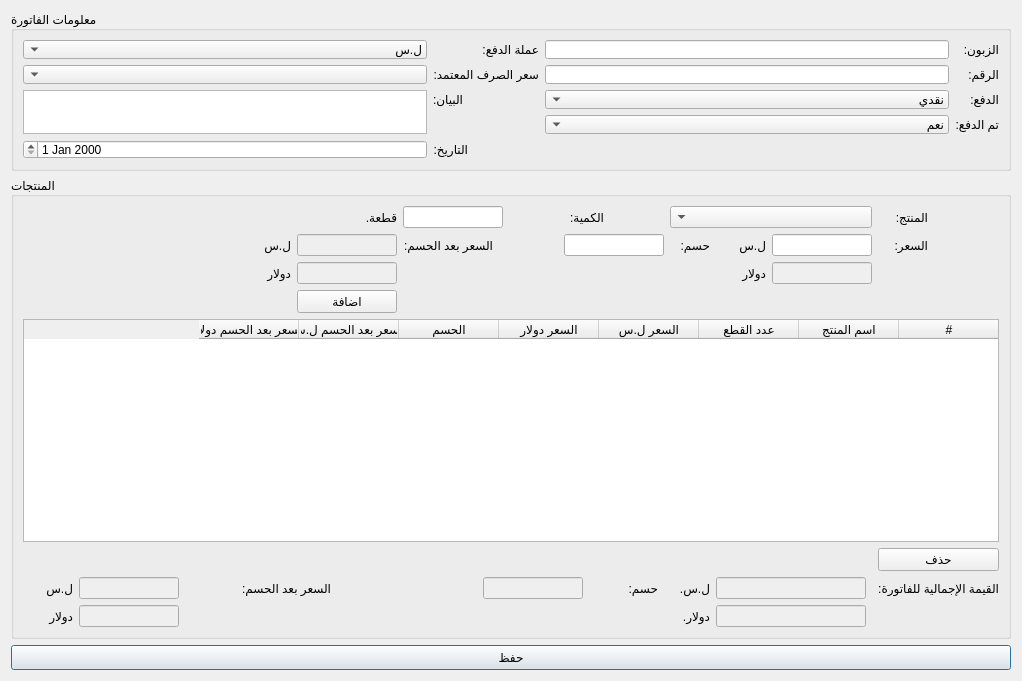
<?xml version="1.0" encoding="UTF-8"?>
<ui version="4.0">
 <class>NewDirectInvoice</class>
 <widget class="QDialog" name="NewDirectInvoice">
  <property name="geometry">
   <rect>
    <x>0</x>
    <y>0</y>
    <width>1022</width>
    <height>681</height>
   </rect>
  </property>
  <property name="windowTitle">
   <string>فاتورة بيع مباشر</string>
  </property>
  <property name="windowIcon">
   <iconset>
    <normaloff>graphics/icon.xpm</normaloff>graphics/icon.xpm</iconset>
  </property>
  <layout class="QGridLayout" name="gridLayout_3">
   <item row="2" column="0">
    <widget class="QPushButton" name="save_btn">
     <property name="minimumSize">
      <size>
       <width>0</width>
       <height>25</height>
      </size>
     </property>
     <property name="text">
      <string>حفظ</string>
     </property>
    </widget>
   </item>
   <item row="1" column="0">
    <widget class="QGroupBox" name="groupBox_2">
     <property name="title">
      <string>المنتجات</string>
     </property>
     <layout class="QGridLayout" name="gridLayout_4">
      <item row="7" column="1" colspan="2">
       <widget class="QLineEdit" name="result_after_discount_sp_input">
        <property name="enabled">
         <bool>false</bool>
        </property>
        <property name="sizePolicy">
         <sizepolicy hsizetype="Minimum" vsizetype="Fixed">
          <horstretch>0</horstretch>
          <verstretch>0</verstretch>
         </sizepolicy>
        </property>
        <property name="maximumSize">
         <size>
          <width>100</width>
          <height>16777215</height>
         </size>
        </property>
       </widget>
      </item>
      <item row="7" column="0">
       <widget class="QLabel" name="label_21">
        <property name="maximumSize">
         <size>
          <width>50</width>
          <height>16777215</height>
         </size>
        </property>
        <property name="text">
         <string>ل.س</string>
        </property>
       </widget>
      </item>
      <item row="1" column="12">
       <widget class="QLabel" name="label_13">
        <property name="maximumSize">
         <size>
          <width>50</width>
          <height>16777215</height>
         </size>
        </property>
        <property name="text">
         <string>السعر:</string>
        </property>
       </widget>
      </item>
      <item row="8" column="9">
       <widget class="QLabel" name="label_10">
        <property name="text">
         <string>دولار.</string>
        </property>
       </widget>
      </item>
      <item row="2" column="4">
       <widget class="QLineEdit" name="price_after_discount_usd_input">
        <property name="enabled">
         <bool>false</bool>
        </property>
        <property name="sizePolicy">
         <sizepolicy hsizetype="Minimum" vsizetype="Fixed">
          <horstretch>0</horstretch>
          <verstretch>0</verstretch>
         </sizepolicy>
        </property>
        <property name="maximumSize">
         <size>
          <width>100</width>
          <height>16777215</height>
         </size>
        </property>
       </widget>
      </item>
      <item row="8" column="1" colspan="2">
       <widget class="QLineEdit" name="result_after_discount_usd_input">
        <property name="enabled">
         <bool>false</bool>
        </property>
        <property name="sizePolicy">
         <sizepolicy hsizetype="Minimum" vsizetype="Fixed">
          <horstretch>0</horstretch>
          <verstretch>0</verstretch>
         </sizepolicy>
        </property>
        <property name="maximumSize">
         <size>
          <width>100</width>
          <height>16777215</height>
         </size>
        </property>
       </widget>
      </item>
      <item row="1" column="5" colspan="2">
       <widget class="QLabel" name="label_17">
        <property name="maximumSize">
         <size>
          <width>90</width>
          <height>16777215</height>
         </size>
        </property>
        <property name="text">
         <string>السعر بعد الحسم:</string>
        </property>
       </widget>
      </item>
      <item row="0" column="12">
       <widget class="QLabel" name="label_6">
        <property name="maximumSize">
         <size>
          <width>50</width>
          <height>16777215</height>
         </size>
        </property>
        <property name="text">
         <string>المنتج:</string>
        </property>
       </widget>
      </item>
      <item row="8" column="10" colspan="2">
       <widget class="QLineEdit" name="result_usd_input">
        <property name="enabled">
         <bool>false</bool>
        </property>
        <property name="maximumSize">
         <size>
          <width>150</width>
          <height>16777215</height>
         </size>
        </property>
       </widget>
      </item>
      <item row="7" column="6" colspan="2">
       <widget class="QLineEdit" name="result_discount_input">
        <property name="enabled">
         <bool>false</bool>
        </property>
        <property name="sizePolicy">
         <sizepolicy hsizetype="Minimum" vsizetype="Fixed">
          <horstretch>0</horstretch>
          <verstretch>0</verstretch>
         </sizepolicy>
        </property>
        <property name="maximumSize">
         <size>
          <width>100</width>
          <height>16777215</height>
         </size>
        </property>
       </widget>
      </item>
      <item row="1" column="9">
       <widget class="QLabel" name="label_16">
        <property name="maximumSize">
         <size>
          <width>40</width>
          <height>16777215</height>
         </size>
        </property>
        <property name="text">
         <string>حسم:</string>
        </property>
       </widget>
      </item>
      <item row="1" column="4">
       <widget class="QLineEdit" name="price_after_discount_sp_input">
        <property name="enabled">
         <bool>false</bool>
        </property>
        <property name="sizePolicy">
         <sizepolicy hsizetype="Minimum" vsizetype="Fixed">
          <horstretch>0</horstretch>
          <verstretch>0</verstretch>
         </sizepolicy>
        </property>
        <property name="maximumSize">
         <size>
          <width>100</width>
          <height>16777215</height>
         </size>
        </property>
       </widget>
      </item>
      <item row="0" column="7">
       <widget class="QLabel" name="label_7">
        <property name="maximumSize">
         <size>
          <width>40</width>
          <height>16777215</height>
         </size>
        </property>
        <property name="text">
         <string>الكمية:</string>
        </property>
       </widget>
      </item>
      <item row="7" column="12">
       <widget class="QLabel" name="label_8">
        <property name="text">
         <string>القيمة الإجمالية للفاتورة:</string>
        </property>
       </widget>
      </item>
      <item row="5" column="0" colspan="13">
       <widget class="QTableWidget" name="items_table">
        <property name="maximumSize">
         <size>
          <width>16777215</width>
          <height>500</height>
         </size>
        </property>
        <property name="layoutDirection">
         <enum>Qt::RightToLeft</enum>
        </property>
        <column>
         <property name="text">
          <string>#</string>
         </property>
         <property name="font">
          <font>
           <kerning>true</kerning>
          </font>
         </property>
        </column>
        <column>
         <property name="text">
          <string>اسم المنتج</string>
         </property>
        </column>
        <column>
         <property name="text">
          <string>عدد القطع</string>
         </property>
        </column>
        <column>
         <property name="text">
          <string>السعر ل.س</string>
         </property>
        </column>
        <column>
         <property name="text">
          <string>السعر دولار</string>
         </property>
        </column>
        <column>
         <property name="text">
          <string>الحسم</string>
         </property>
        </column>
        <column>
         <property name="text">
          <string>السعر بعد الحسم ل.س</string>
         </property>
        </column>
        <column>
         <property name="text">
          <string>السعر بعد الحسم دولار</string>
         </property>
        </column>
       </widget>
      </item>
      <item row="2" column="3">
       <widget class="QLabel" name="label_19">
        <property name="maximumSize">
         <size>
          <width>50</width>
          <height>16777215</height>
         </size>
        </property>
        <property name="text">
         <string>دولار</string>
        </property>
       </widget>
      </item>
      <item row="0" column="9" colspan="3">
       <widget class="QComboBox" name="products_combobox">
        <property name="sizePolicy">
         <sizepolicy hsizetype="Preferred" vsizetype="Fixed">
          <horstretch>0</horstretch>
          <verstretch>0</verstretch>
         </sizepolicy>
        </property>
        <property name="minimumSize">
         <size>
          <width>200</width>
          <height>0</height>
         </size>
        </property>
        <property name="layoutDirection">
         <enum>Qt::RightToLeft</enum>
        </property>
       </widget>
      </item>
      <item row="7" column="8">
       <widget class="QLabel" name="label_23">
        <property name="maximumSize">
         <size>
          <width>40</width>
          <height>16777215</height>
         </size>
        </property>
        <property name="text">
         <string>حسم:</string>
        </property>
       </widget>
      </item>
      <item row="7" column="9">
       <widget class="QLabel" name="label_9">
        <property name="text">
         <string>ل.س.</string>
        </property>
       </widget>
      </item>
      <item row="1" column="10">
       <widget class="QLabel" name="label_14">
        <property name="maximumSize">
         <size>
          <width>50</width>
          <height>16777215</height>
         </size>
        </property>
        <property name="text">
         <string>ل.س</string>
        </property>
       </widget>
      </item>
      <item row="1" column="3">
       <widget class="QLabel" name="label_18">
        <property name="maximumSize">
         <size>
          <width>50</width>
          <height>16777215</height>
         </size>
        </property>
        <property name="text">
         <string>ل.س</string>
        </property>
       </widget>
      </item>
      <item row="1" column="11">
       <widget class="QLineEdit" name="price_sp_input">
        <property name="sizePolicy">
         <sizepolicy hsizetype="Minimum" vsizetype="Fixed">
          <horstretch>0</horstretch>
          <verstretch>0</verstretch>
         </sizepolicy>
        </property>
        <property name="maximumSize">
         <size>
          <width>100</width>
          <height>16777215</height>
         </size>
        </property>
       </widget>
      </item>
      <item row="8" column="0">
       <widget class="QLabel" name="label_22">
        <property name="maximumSize">
         <size>
          <width>50</width>
          <height>16777215</height>
         </size>
        </property>
        <property name="text">
         <string>دولار</string>
        </property>
       </widget>
      </item>
      <item row="7" column="10" colspan="2">
       <widget class="QLineEdit" name="result_sp_input">
        <property name="enabled">
         <bool>false</bool>
        </property>
        <property name="maximumSize">
         <size>
          <width>150</width>
          <height>16777215</height>
         </size>
        </property>
       </widget>
      </item>
      <item row="7" column="3" colspan="3">
       <widget class="QLabel" name="label_20">
        <property name="maximumSize">
         <size>
          <width>90</width>
          <height>16777215</height>
         </size>
        </property>
        <property name="text">
         <string>السعر بعد الحسم:</string>
        </property>
       </widget>
      </item>
      <item row="1" column="7" colspan="2">
       <widget class="QLineEdit" name="discount_input">
        <property name="sizePolicy">
         <sizepolicy hsizetype="Minimum" vsizetype="Fixed">
          <horstretch>0</horstretch>
          <verstretch>0</verstretch>
         </sizepolicy>
        </property>
        <property name="maximumSize">
         <size>
          <width>100</width>
          <height>16777215</height>
         </size>
        </property>
       </widget>
      </item>
      <item row="3" column="4">
       <widget class="QPushButton" name="add_btn">
        <property name="text">
         <string>اضافة</string>
        </property>
       </widget>
      </item>
      <item row="6" column="12">
       <widget class="QPushButton" name="delete_btn">
        <property name="text">
         <string>حذف</string>
        </property>
       </widget>
      </item>
      <item row="0" column="5" colspan="2">
       <widget class="QLineEdit" name="quantity_input">
        <property name="sizePolicy">
         <sizepolicy hsizetype="Minimum" vsizetype="Fixed">
          <horstretch>0</horstretch>
          <verstretch>0</verstretch>
         </sizepolicy>
        </property>
        <property name="maximumSize">
         <size>
          <width>100</width>
          <height>16777215</height>
         </size>
        </property>
       </widget>
      </item>
      <item row="2" column="10">
       <widget class="QLabel" name="label_15">
        <property name="maximumSize">
         <size>
          <width>50</width>
          <height>16777215</height>
         </size>
        </property>
        <property name="text">
         <string>دولار</string>
        </property>
       </widget>
      </item>
      <item row="0" column="4">
       <widget class="QLabel" name="label_11">
        <property name="text">
         <string>قطعة.</string>
        </property>
       </widget>
      </item>
      <item row="2" column="11">
       <widget class="QLineEdit" name="price_usd_input">
        <property name="enabled">
         <bool>false</bool>
        </property>
        <property name="sizePolicy">
         <sizepolicy hsizetype="Minimum" vsizetype="Fixed">
          <horstretch>0</horstretch>
          <verstretch>0</verstretch>
         </sizepolicy>
        </property>
        <property name="maximumSize">
         <size>
          <width>100</width>
          <height>16777215</height>
         </size>
        </property>
       </widget>
      </item>
     </layout>
    </widget>
   </item>
   <item row="0" column="0">
    <widget class="QGroupBox" name="groupBox">
     <property name="maximumSize">
      <size>
       <width>16777215</width>
       <height>160</height>
      </size>
     </property>
     <property name="title">
      <string>معلومات الفاتورة</string>
     </property>
     <layout class="QGridLayout" name="gridLayout_2">
      <item row="1" column="2">
       <widget class="QLabel" name="label_4">
        <property name="text">
         <string>سعر الصرف المعتمد:</string>
        </property>
       </widget>
      </item>
      <item row="4" column="5">
       <widget class="QComboBox" name="paid_combobox">
        <property name="layoutDirection">
         <enum>Qt::RightToLeft</enum>
        </property>
        <item>
         <property name="text">
          <string>نعم</string>
         </property>
        </item>
        <item>
         <property name="text">
          <string>لا</string>
         </property>
        </item>
       </widget>
      </item>
      <item row="3" column="1" rowspan="2">
       <widget class="QTextEdit" name="statement_input"/>
      </item>
      <item row="1" column="6">
       <widget class="QLabel" name="label_2">
        <property name="text">
         <string>الرقم:</string>
        </property>
       </widget>
      </item>
      <item row="1" column="5">
       <widget class="QLineEdit" name="number_input"/>
      </item>
      <item row="3" column="2">
       <widget class="QLabel" name="label_5">
        <property name="maximumSize">
         <size>
          <width>30</width>
          <height>16777215</height>
         </size>
        </property>
        <property name="text">
         <string>البيان:</string>
        </property>
       </widget>
      </item>
      <item row="5" column="2">
       <widget class="QLabel" name="label_12">
        <property name="maximumSize">
         <size>
          <width>35</width>
          <height>16777215</height>
         </size>
        </property>
        <property name="text">
         <string>التاريخ:</string>
        </property>
       </widget>
      </item>
      <item row="3" column="5">
       <widget class="QComboBox" name="payment_combobox">
        <property name="layoutDirection">
         <enum>Qt::RightToLeft</enum>
        </property>
        <item>
         <property name="text">
          <string>نقدي</string>
         </property>
        </item>
        <item>
         <property name="text">
          <string>مؤجل</string>
         </property>
        </item>
       </widget>
      </item>
      <item row="5" column="1">
       <widget class="QDateEdit" name="date_input">
        <property name="layoutDirection">
         <enum>Qt::RightToLeft</enum>
        </property>
       </widget>
      </item>
      <item row="0" column="2">
       <widget class="QLabel" name="label_25">
        <property name="text">
         <string>عملة الدفع:</string>
        </property>
       </widget>
      </item>
      <item row="4" column="6">
       <widget class="QLabel" name="label_24">
        <property name="text">
         <string>تم الدفع:</string>
        </property>
       </widget>
      </item>
      <item row="3" column="6">
       <widget class="QLabel" name="label_3">
        <property name="text">
         <string>الدفع:</string>
        </property>
       </widget>
      </item>
      <item row="0" column="6">
       <widget class="QLabel" name="label">
        <property name="text">
         <string>الزبون:</string>
        </property>
       </widget>
      </item>
      <item row="1" column="1">
       <widget class="QComboBox" name="exchange_combobox">
        <property name="layoutDirection">
         <enum>Qt::RightToLeft</enum>
        </property>
       </widget>
      </item>
      <item row="0" column="1">
       <widget class="QComboBox" name="currency_combobox">
        <property name="layoutDirection">
         <enum>Qt::RightToLeft</enum>
        </property>
        <item>
         <property name="text">
          <string>ل.س</string>
         </property>
        </item>
        <item>
         <property name="text">
          <string>دولار</string>
         </property>
        </item>
       </widget>
      </item>
      <item row="0" column="5">
       <widget class="QLineEdit" name="client_input"/>
      </item>
     </layout>
    </widget>
   </item>
  </layout>
 </widget>
 <resources/>
 <connections/>
</ui>
